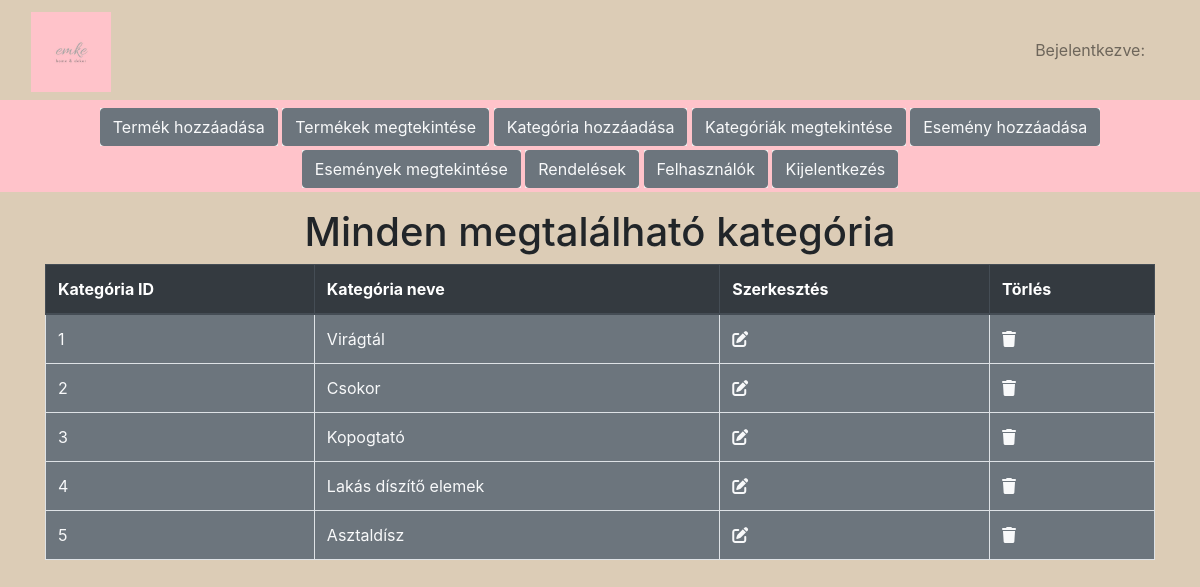
The page /admin_area/index.php?view_categories on the database its author committed.
### tables this page shows
CREATE TABLE `kategoria` (
  `category_id` int(11) NOT NULL,
  `category_title` varchar(100) NOT NULL
);

### admin_area/view_categories.php (the view, shortened to what this page needs)
<h1 class="text-center">Minden megtalálható kategória</h1>
<table class="table table-bordered">
    <thead class="table thead-dark">
        <tr>
            <th>Kategória ID</th>
            <th>Kategória neve</th>
            <th>Szerkesztés</th>
            <th>Törlés</th>
        </tr>
    </thead>
    <tbody class="bg-secondary text-light">
    <?php
    $select_cat="Select * from `kategoria`";
    $result_cat=mysqli_query($con,$select_cat);
    $number=0;
    while($row=mysqli_fetch_assoc($result_cat)){
        $category_id=$row['category_id'];
        $category_title=$row['category_title'];
        $number++;
    ?>
        <tr>
            <td><?php echo "$number"?></td>
            <td><?php echo "$category_title"?></td>
            <td><a href='index.php?edit_category=<?php echo $category_id?>' class='text-light'><i class='fa-solid fa-pen-to-square'></a></td>
            <td><a href='index.php?delete_category=<?php echo $category_id?>' class="text-light"  type="button" data-toggle="modal" data-target="#exampleModal"><i class='fa-solid fa-trash'></a></td>
        </tr>
        <?php
    }
        ?>
    </tbody>
</table>

### style.css (style rules this page uses)
* { margin: 0; padding: 0; box-sizing: border-box; }
body { overflow-x:hidden; }

### function/common_function.php (style rules this page uses)
body { overflow-x:hidden; background-color:rgb(220,204,182); }

### admin_area/index.php (style rules this page uses)
body { overflow-x:hidden; background-color:rgb(220,204,182); }

### rows shown on the page
kategoria: category_title "Virágtál"
kategoria: category_title "Csokor"
kategoria: category_title "Kopogtató"
kategoria: category_title "Lakás díszítő elemek"
kategoria: category_title "Asztaldísz"
